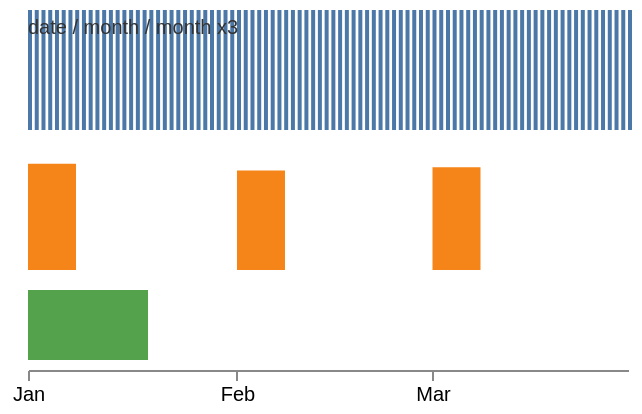

Vega-Lite specification stored for this chart:
### Vega specification from a JSON file in a GitHub repository (floating-point values rounded to 4 significant figures)
{"$schema": "https://vega.github.io/schema/vega/v6.json", "description": "timeunit choosing its own units from the data's span, and a declared step of three making a quarter. Ninety daily rows at the default forty bins give days; the same ninety asked to fit four give months.", "width": 300, "height": 180, "padding": 5, "background": "white", "data": [{"name": "t", "values": [{"d": 1704067200000, "v": 1}, {"d": 1704153600000, "v": 8}, {"d": 1704240000000, "v": 2}, {"d": 1704326400000, "v": 9}, {"d": 1704412800000, "v": 3}, {"d": 1704499200000, "v": 10}, {"d": 1704585600000, "v": 4}, {"d": 1704672000000, "v": 11}, {"d": 1704758400000, "v": 5}, {"d": 1704844800000, "v": 12}, {"d": 1704931200000, "v": 6}, {"d": 1705017600000, "v": 13}, {"d": 1705104000000, "v": 7}, {"d": 1705190400000, "v": 1}, {"d": 1705276800000, "v": 8}, {"d": 1705363200000, "v": 2}, {"d": 1705449600000, "v": 9}, {"d": 1705536000000, "v": 3}, {"d": 1705622400000, "v": 10}, {"d": 1705708800000, "v": 4}, {"d": 1705795200000, "v": 11}, {"d": 1705881600000, "v": 5}, {"d": 1705968000000, "v": 12}, {"d": 1706054400000, "v": 6}, {"d": 1706140800000, "v": 13}, {"d": 1706227200000, "v": 7}, {"d": 1706313600000, "v": 1}, {"d": 1706400000000, "v": 8}, {"d": 1706486400000, "v": 2}, {"d": 1706572800000, "v": 9}, {"d": 1706659200000, "v": 3}, {"d": 1706745600000, "v": 10}, {"d": 1706832000000, "v": 4}, {"d": 1706918400000, "v": 11}, {"d": 1707004800000, "v": 5}, {"d": 1707091200000, "v": 12}, {"d": 1707177600000, "v": 6}, {"d": 1707264000000, "v": 13}, {"d": 1707350400000, "v": 7}, {"d": 1707436800000, "v": 1}, {"d": 1707523200000, "v": 8}, {"d": 1707609600000, "v": 2}, {"d": 1707696000000, "v": 9}, {"d": 1707782400000, "v": 3}, {"d": 1707868800000, "v": 10}, {"d": 1707955200000, "v": 4}, {"d": 1708041600000, "v": 11}, {"d": 1708128000000, "v": 5}, {"d": 1708214400000, "v": 12}, {"d": 1708300800000, "v": 6}, {"d": 1708387200000, "v": 13}, {"d": 1708473600000, "v": 7}, {"d": 1708560000000, "v": 1}, {"d": 1708646400000, "v": 8}, {"d": 1708732800000, "v": 2}, {"d": 1708819200000, "v": 9}, {"d": 1708905600000, "v": 3}, {"d": 1708992000000, "v": 10}, {"d": 1709078400000, "v": 4}, {"d": 1709164800000, "v": 11}, {"d": 1709251200000, "v": 5}, {"d": 1709337600000, "v": 12}, {"d": 1709424000000, "v": 6}, {"d": 1709510400000, "v": 13}, {"d": 1709596800000, "v": 7}, {"d": 1709683200000, "v": 1}, {"d": 1709769600000, "v": 8}, {"d": 1709856000000, "v": 2}, {"d": 1709942400000, "v": 9}, {"d": 1710028800000, "v": 3}, {"d": 1710115200000, "v": 10}, {"d": 1710201600000, "v": 4}, {"d": 1710288000000, "v": 11}, {"d": 1710374400000, "v": 5}, {"d": 1710460800000, "v": 12}, {"d": 1710547200000, "v": 6}, {"d": 1710633600000, "v": 13}, {"d": 1710720000000, "v": 7}, {"d": 1710806400000, "v": 1}, {"d": 1710892800000, "v": 8}, {"d": 1710979200000, "v": 2}, {"d": 1711065600000, "v": 9}, {"d": 1711152000000, "v": 3}, {"d": 1711238400000, "v": 10}, {"d": 1711324800000, "v": 4}, {"d": 1711411200000, "v": 11}, {"d": 1711497600000, "v": 5}, {"d": 1711584000000, "v": 12}, {"d": 1711670400000, "v": 6}, {"d": 1711756800000, "v": 13}]}, {"name": "days", "source": "t", "transform": [{"type": "timeunit", "field": "d", "timezone": "utc", "signal": "fine"}, {"type": "aggregate", "groupby": ["unit0"], "ops": ["count"], "as": ["n"]}]}, {"name": "coarse", "source": "t", "transform": [{"type": "timeunit", "field": "d", "timezone": "utc", "maxbins": 4, "signal": "wide"}, {"type": "aggregate", "groupby": ["unit0"], "ops": ["count"], "as": ["n"]}]}, {"name": "quarters", "source": "t", "transform": [{"type": "timeunit", "field": "d", "timezone": "utc", "units": ["year", "month"], "step": 3, "signal": "quarterly"}, {"type": "aggregate", "groupby": ["unit0"], "ops": ["count"], "as": ["n"]}]}], "scales": [{"name": "x", "type": "utc", "domain": {"data": "days", "field": "unit0"}, "range": "width"}, {"name": "y", "type": "linear", "domain": {"data": "days", "field": "n"}, "range": [60, 0], "nice": true}, {"name": "y2", "type": "linear", "domain": {"data": "coarse", "field": "n"}, "range": [60, 0], "nice": true}], "axes": [{"orient": "bottom", "scale": "x", "tickCount": 4, "format": "%b", "formatType": "utc"}], "marks": [{"description": "One bar per inferred day.", "type": "rect", "from": {"data": "days"}, "encode": {"enter": {"x": {"scale": "x", "field": "unit0"}, "width": {"value": 2}, "y": {"scale": "y", "field": "n"}, "y2": {"scale": "y", "value": 0}, "fill": {"value": "#4c78a8"}}}}, {"description": "One bar per inferred month, drawn below.", "type": "rect", "from": {"data": "coarse"}, "encode": {"enter": {"x": {"scale": "x", "field": "unit0"}, "width": {"value": 24}, "y": {"scale": "y2", "field": "n", "offset": 70}, "y2": {"signal": "130"}, "fill": {"value": "#f58518"}}}}, {"description": "One bar per quarter, from a declared step of three.", "type": "rect", "from": {"data": "quarters"}, "encode": {"enter": {"x": {"scale": "x", "field": "unit0"}, "width": {"value": 60}, "y": {"value": 140}, "y2": {"value": 175}, "fill": {"value": "#54a24b"}}}}, {"type": "text", "encode": {"enter": {"x": {"value": 0}, "y": {"value": 12}, "text": {"signal": "fine.unit + ' / ' + wide.unit + ' / ' + quarterly.unit + ' x' + quarterly.step"}, "fontSize": {"value": 10}, "fill": {"value": "#333333"}}}}]}
